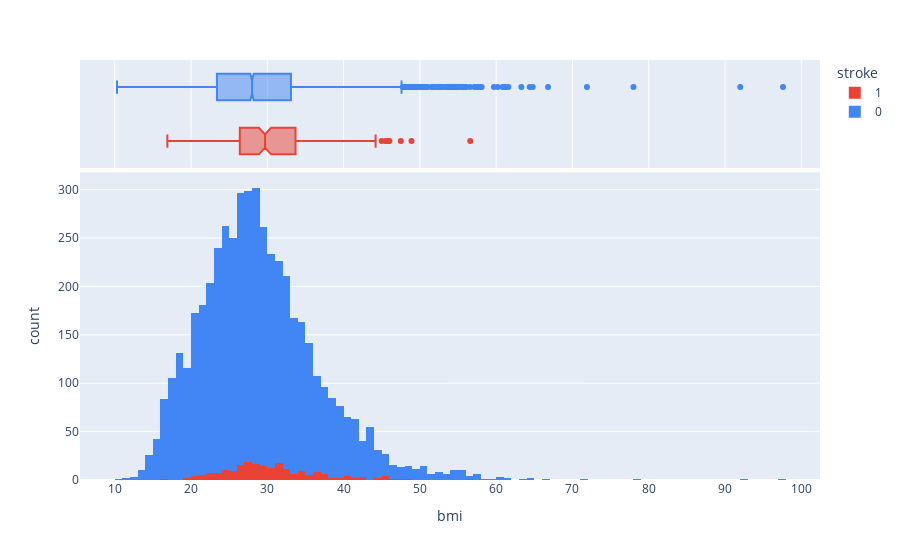

Source (notebook cell):
### Markdown cell above
## Exploratory Analysis

### Code cell
fig = px.histogram(df, x="bmi", color="stroke", marginal="box",
                         hover_data=df.columns, color_discrete_map={1: '#ea4335', 0: '#4285f4'})
fig.show()
print('Những người bị đột quỵ có bmi cao hơn một chút so với những người chưa từng bị đột quỵ')

### Figure 1 — Plotly figure (JSON) as saved in the notebook; plotly's stock layout.template omitted (floating-point values rounded to 4 significant figures; data arrays with more than 128 entries replaced by an {"elided": "..."} marker saying what was removed)
{"data": [{"alignmentgroup": "True", "bingroup": "x", "hovertemplate": "stroke=1<br>bmi=%{x}<br>count=%{y}<extra></extra>", "legendgroup": "1", "marker": {"color": "#ea4335", "pattern": {"shape": ""}}, "name": "1", "offsetgroup": "1", "orientation": "v", "showlegend": true, "type": "histogram", "x": {"elided": "249 float values"}, "xaxis": "x", "yaxis": "y"}, {"alignmentgroup": "True", "customdata": {"elided": "249x11 mixed values"}, "hovertemplate": "stroke=%{customdata[10]}<br>bmi=%{x}<br>id=%{customdata[0]}<br>gender=%{customdata[1]}<br>age=%{customdata[2]}<br>hypertension=%{customdata[3]}<br>heart_disease=%{customdata[4]}<br>ever_married=%{customdata[5]}<br>work_type=%{customdata[6]}<br>Residence_type=%{customdata[7]}<br>avg_glucose_level=%{customdata[8]}<br>smoking_status=%{customdata[9]}<extra></extra>", "legendgroup": "1", "marker": {"color": "#ea4335"}, "name": "1", "notched": true, "offsetgroup": "1", "showlegend": false, "type": "box", "x": {"elided": "249 float values"}, "xaxis": "x2", "yaxis": "y2"}, {"alignmentgroup": "True", "bingroup": "x", "hovertemplate": "stroke=0<br>bmi=%{x}<br>count=%{y}<extra></extra>", "legendgroup": "0", "marker": {"color": "#4285f4", "pattern": {"shape": ""}}, "name": "0", "offsetgroup": "0", "orientation": "v", "showlegend": true, "type": "histogram", "x": {"elided": "4861 float values"}, "xaxis": "x", "yaxis": "y"}, {"alignmentgroup": "True", "customdata": {"elided": "4861x11 mixed values"}, "hovertemplate": "stroke=%{customdata[10]}<br>bmi=%{x}<br>id=%{customdata[0]}<br>gender=%{customdata[1]}<br>age=%{customdata[2]}<br>hypertension=%{customdata[3]}<br>heart_disease=%{customdata[4]}<br>ever_married=%{customdata[5]}<br>work_type=%{customdata[6]}<br>Residence_type=%{customdata[7]}<br>avg_glucose_level=%{customdata[8]}<br>smoking_status=%{customdata[9]}<extra></extra>", "legendgroup": "0", "marker": {"color": "#4285f4"}, "name": "0", "notched": true, "offsetgroup": "0", "showlegend": false, "type": "box", "x": {"elided": "4861 float values"}, "xaxis": "x2", "yaxis": "y2"}], "layout": {"barmode": "relative", "legend": {"title": {"text": "stroke"}, "tracegroupgap": 0}, "margin": {"t": 60}, "xaxis": {"anchor": "y", "domain": [0, 1], "title": {"text": "bmi"}}, "xaxis2": {"anchor": "y2", "domain": [0, 1], "matches": "x", "showgrid": true, "showticklabels": false}, "yaxis": {"anchor": "x", "domain": [0, 0.7326], "title": {"text": "count"}}, "yaxis2": {"anchor": "x2", "domain": [0.7426, 1], "matches": "y2", "showgrid": false, "showline": false, "showticklabels": false, "ticks": ""}}}
